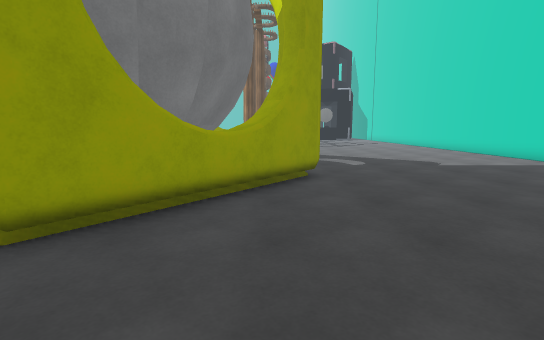
view 1 (above)

17 first-person views from a walk through a scene from a Unity 3-D project. The camera is 1.4 m above the floor, tilts 8° down and sees 85° across. The floor is counted in squares, 1 m on a side. Each view is taken from the middle of a square. On the plan, view 1 faces up. The plan holds only what a view shows up to about 14 squares ahead; the rest is blank. The place goes on beyond the plan. Some animated figures are not drawn. Some surface patterns are stand-ins.

view 2
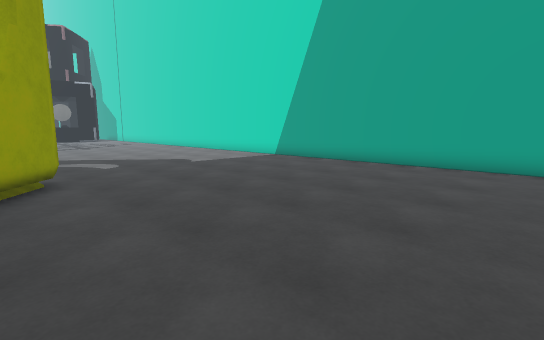

view 3
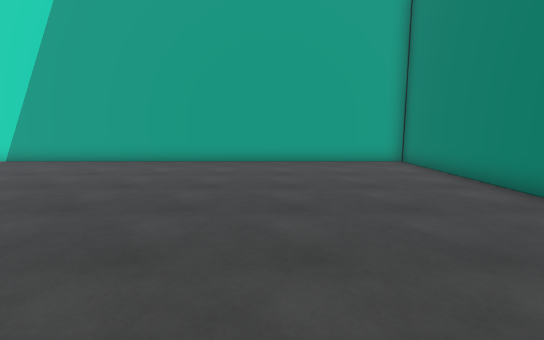

view 4
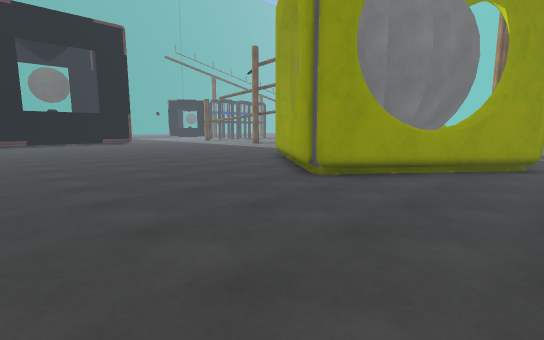

view 5
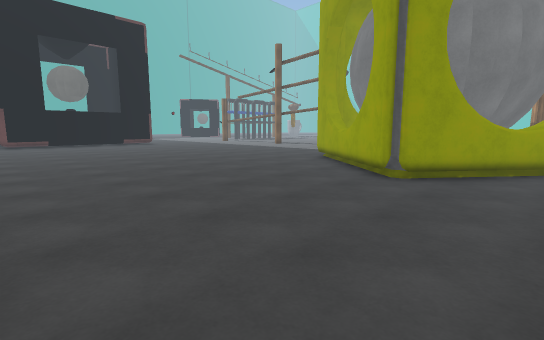

view 6
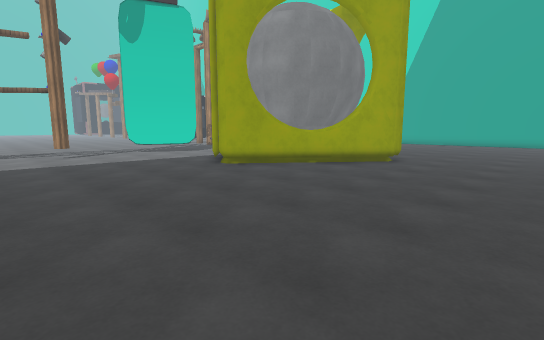

view 7
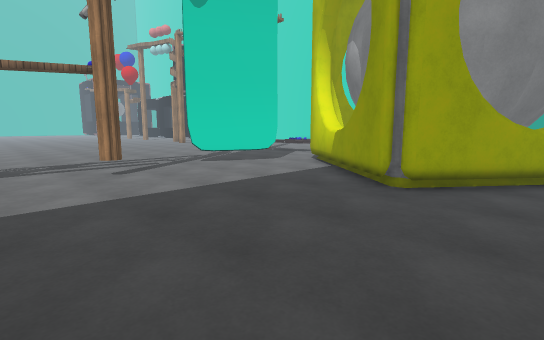

view 8
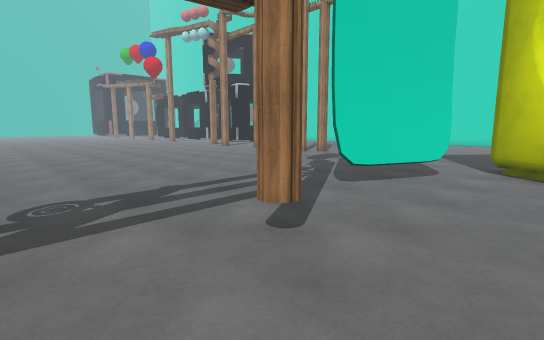

view 9
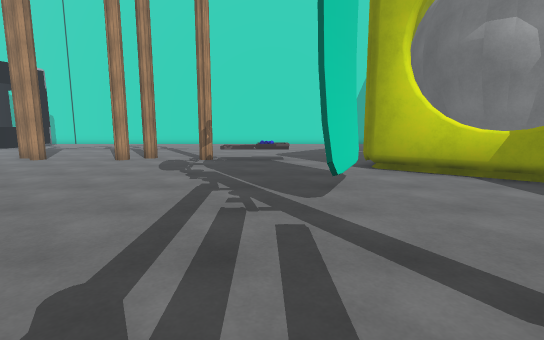

view 10
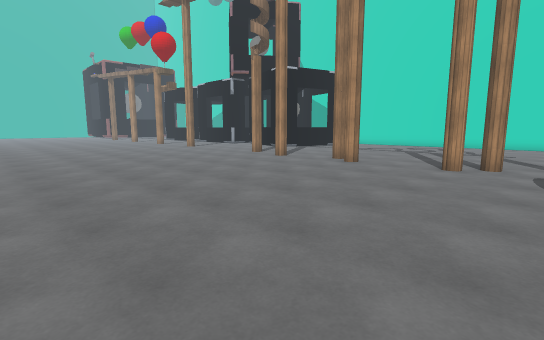

view 11
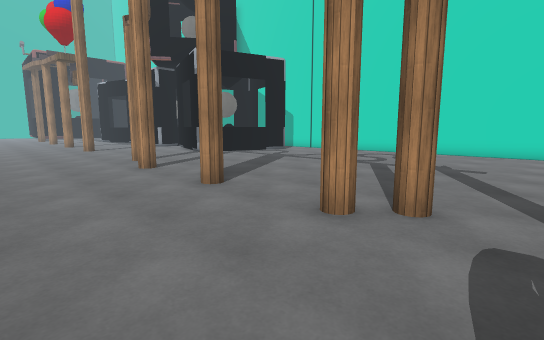

view 12
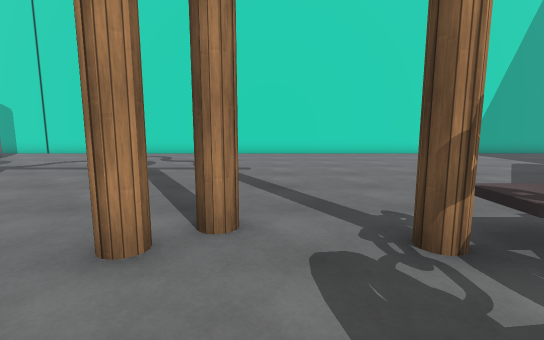

view 13
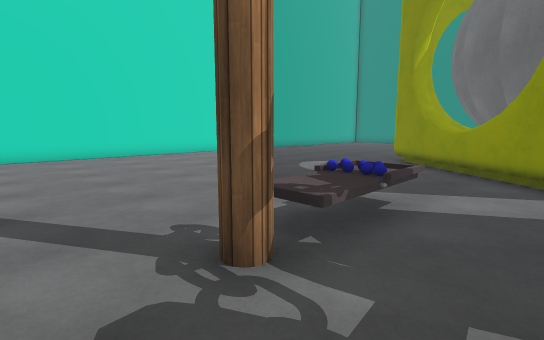

view 14
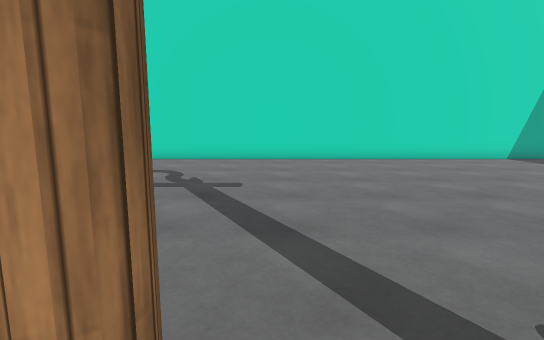

view 15
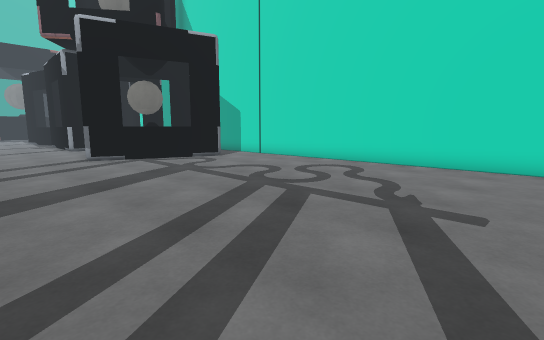

view 16
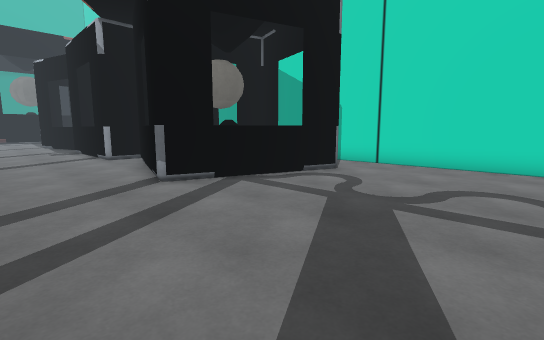

view 17
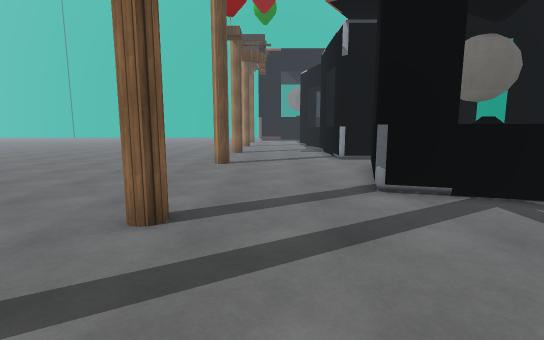

### Floor plan
Key: @ floor where view 1 was taken; # wall or solid block; . floor; ^ raised ledge; T thing the floor can be seen under or through; O other object.
Columns run from 16 left of view 1 to 12 right of it. Each row starts with its distance up from view 1.
 45                  ...O
 44      .....   .. ....#
 43      ......  .......O#O  #O
 42       ...... ..#.....#
 41        ..... ........O  OOO
 40         ..... ......OO    O
 39     ..   .... ......O OO  O
 38     ...  ...........O OOO O
 37     ....  .........OO OOO O
 36     .....  .........OOO    .#
 35     ...... ............O##..#
 34     ........................#
 33     ........................#
 32    .........................#
 31    .........................#
 30  ...........................#
 29  ...........................#
 28  .............##............#
 27  ...........................#
 26  ...........................#
 25  ...........................#
 24  ..............#............#
 23 ...............#............#
 22 ............................#
 21 ............................#
 20 ..............##............#
 19 ..............OO............#
 18 ..............OO............#
 17 ..............OO   .........#
 16 .......TT.....OO. ..........#
 15 ...#....TT..................#
 14 ................  ..........#
 13 ...........###..  ..........#
 12 ..........## ##. ...........#
 11 .........^##  ## ...........#
 10 ........####  ####..........#
  9 .......####   ####..........#
  8 .......## #   ####..........#
  7 .......#####  ###...........#
  6 .........#### #^............#
  5 ..........### #.............#
  4 ...........####.............#
  3 ............##..............#
  2 ............................#
  1 ............................#
  0 ................@...........#
 -1 ............................#
 -2 ............................#
 -3 ............................#
 -4 ................. ..........#
 -5      .......... .   ........#
 -6                      ########

Positions as (right, up) in squares from view 1, and headings:
1: (0, 0), facing up
2: (0, 0), facing up-right
3: (-1, 0), facing right
4: (2, -4), facing up-left
5: (0, -5), facing up-left
6: (-16, -2), facing up-right
7: (-16, 5), facing up-right
8: (-16, 12), facing up-right
9: (-15, 17), facing right
10: (-13, 21), facing up-right
11: (-6, 21), facing up-right
12: (-5, 22), facing right
13: (-4, 22), facing down-right
14: (-2, 22), facing right
15: (0, 22), facing up-right
16: (0, 29), facing up-right
17: (1, 30), facing up
